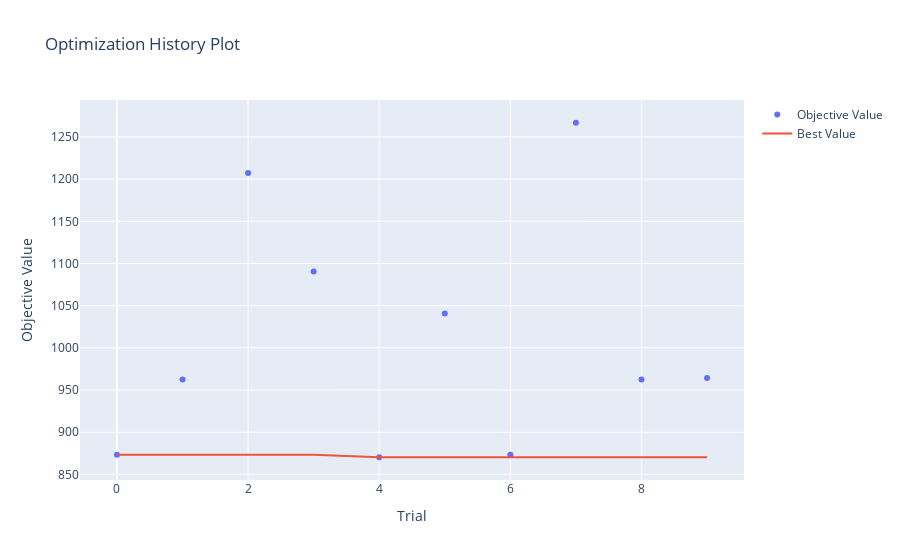
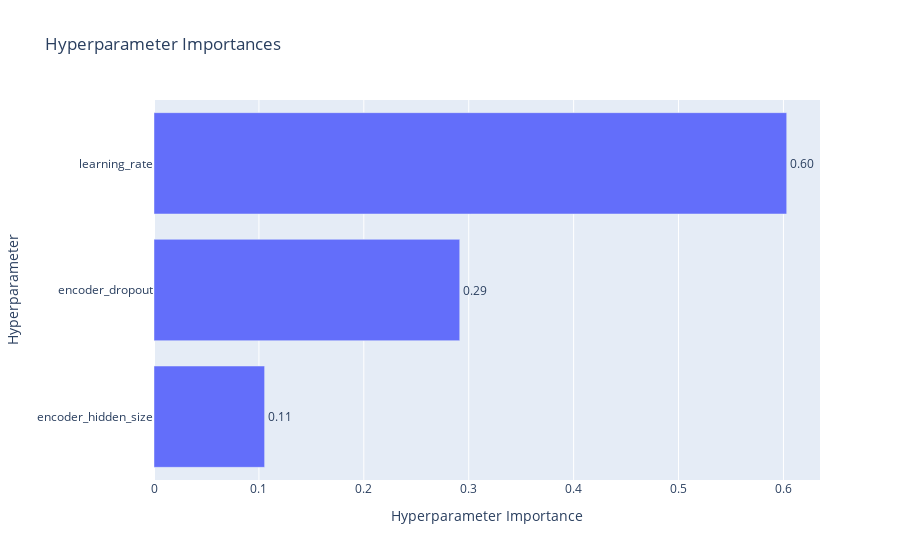
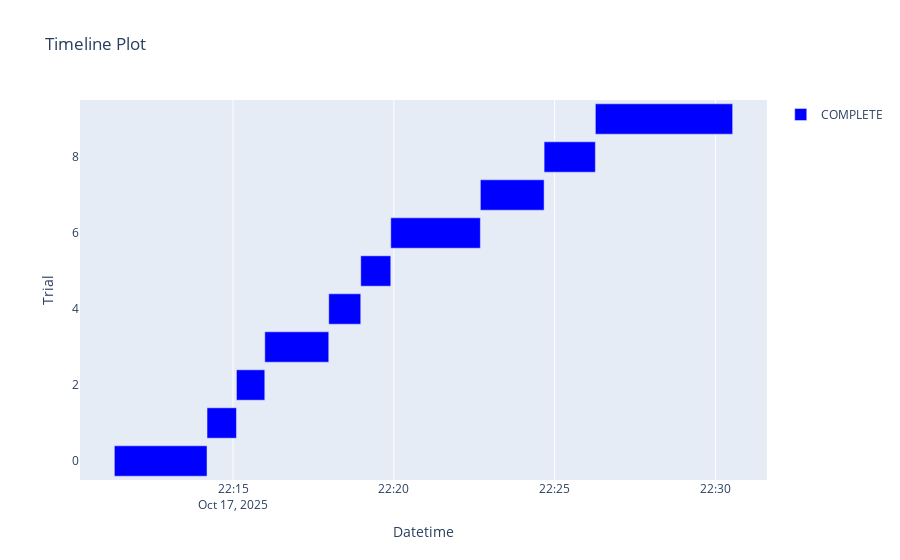
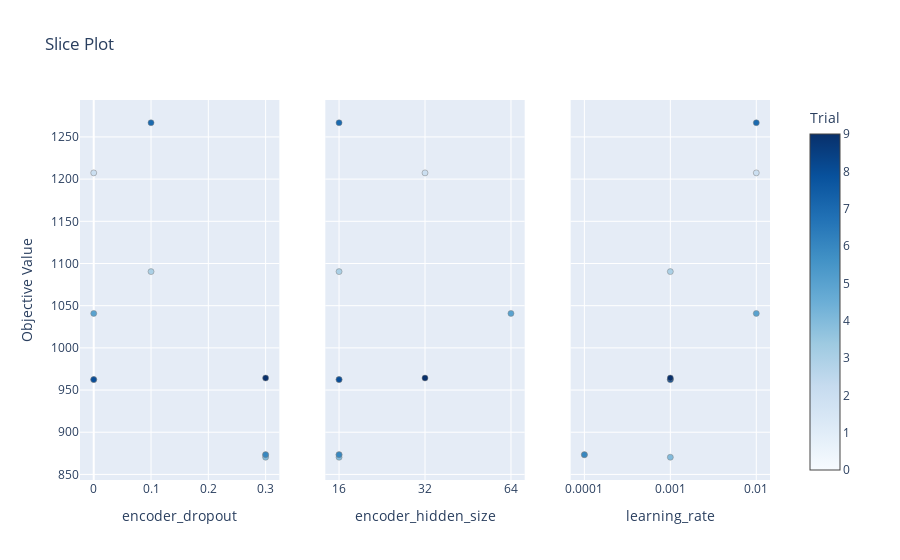

The cell these charts' notebook holds for them, in order:
### Code cell
# For NeuralForecast
nf_study = nf_hp.models[0].results

plot_optimization_history(nf_study).show()
plot_param_importances(nf_study).show()
plot_timeline(nf_study).show()
plot_slice(nf_study).show()

### Figure 1 — Plotly figure (JSON) as saved in the notebook; plotly's stock layout.template omitted (floating-point values rounded to 4 significant figures)
{"data": [{"mode": "markers", "name": "Objective Value", "type": "scatter", "x": [0, 1, 2, 3, 4, 5, 6, 7, 8, 9], "y": [873.4, 962.4, 1207.0, 1090.0, 870.3, 1041.0, 873.4, 1267.0, 962.4, 964.2]}, {"mode": "lines", "name": "Best Value", "type": "scatter", "x": [0, 1, 2, 3, 4, 5, 6, 7, 8, 9], "y": [873.4, 873.4, 873.4, 873.4, 870.3, 870.3, 870.3, 870.3, 870.3, 870.3]}, {"marker": {"color": "#cccccc"}, "mode": "markers", "name": "Infeasible Trial", "showlegend": false, "type": "scatter", "x": [], "y": []}], "layout": {"title": {"text": "Optimization History Plot"}, "xaxis": {"title": {"text": "Trial"}}, "yaxis": {"title": {"text": "Objective Value"}}}}

### Figure 2 — Plotly figure (JSON) as saved in the notebook; plotly's stock layout.template omitted (floating-point values rounded to 4 significant figures)
{"data": [{"cliponaxis": false, "hovertemplate": ["encoder_hidden_size (CategoricalDistribution): 0.10545004826110126<extra></extra>", "encoder_dropout (FloatDistribution): 0.2914412177461307<extra></extra>", "learning_rate (CategoricalDistribution): 0.603108733992768<extra></extra>"], "name": "Objective Value", "orientation": "h", "text": ["0.11", "0.29", "0.60"], "textposition": "outside", "type": "bar", "x": [0.1055, 0.2914, 0.6031], "y": ["encoder_hidden_size", "encoder_dropout", "learning_rate"]}], "layout": {"title": {"text": "Hyperparameter Importances"}, "xaxis": {"title": {"text": "Hyperparameter Importance"}}, "yaxis": {"title": {"text": "Hyperparameter"}}}}

### Figure 3 — Plotly figure (JSON) as saved in the notebook; plotly's stock layout.template omitted (floating-point values rounded to 4 significant figures)
{"data": [{"base": ["2025-10-17T22:11:18.592034", "2025-10-17T22:14:11.506894", "2025-10-17T22:15:06.412572", "2025-10-17T22:15:59.267214", "2025-10-17T22:17:58.609430", "2025-10-17T22:18:58.296762", "2025-10-17T22:19:54.319928", "2025-10-17T22:22:41.450843", "2025-10-17T22:24:40.380157", "2025-10-17T22:26:16.009063"], "hovertemplate": "%{text}<extra>COMPLETE</extra>", "marker": {"color": "blue"}, "name": "COMPLETE", "orientation": "h", "text": ["{<br>  \"number\": 0,<br>  \"values\": [<br>    873.3670654296875<br>  ],<br>  \"params\": {<br>    \"learning_rate\": 0.0001,<br>    \"encoder_hidden_size\": 16,<br>    \"encoder_dropout\": 0.3<br>  },<br>  \"user_attrs\": {<br>    \"ALL_PARAMS\": \"{'input_size': 120, 'encoder_n_layers': 2, 'encoder_hidden_size': 16, 'encoder_dropout': 0.3, 'max_steps': 43500, 'batch_size': 32, 'learning_rate': 0.0001, 'num_lr_decays': 5, 'early_stop_patience_steps': 15, 'val_check_steps': 87, 'scaler_type': 'standard', 'random_seed': 42, 'hist_exog_list': ['T [\\u00b0C]', 'StrGlo [W/m2]', 'RainDur [min]', 'Hr [%Hr]'], 'h': 30, 'loss': MAE(), 'valid_loss': MAE()}\",<br>    \"METRICS\": \"{'loss': tensor(873.3671), 'train_loss': tensor(0.2968)}\"<br>  }<br>}", "{<br>  \"number\": 1,<br>  \"values\": [<br>    962.380126953125<br>  ],<br>  \"params\": {<br>    \"learning_rate\": 0.001,<br>    \"encoder_hidden_size\": 16,<br>    \"encoder_dropout\": 0.0<br>  },<br>  \"user_attrs\": {<br>    \"ALL_PARAMS\": \"{'input_size': 120, 'encoder_n_layers': 2, 'encoder_hidden_size': 16, 'encoder_dropout': 0.0, 'max_steps': 43500, 'batch_size': 32, 'learning_rate': 0.001, 'num_lr_decays': 5, 'early_stop_patience_steps': 15, 'val_check_steps': 87, 'scaler_type': 'standard', 'random_seed': 42, 'hist_exog_list': ['T [\\u00b0C]', 'StrGlo [W/m2]', 'RainDur [min]', 'Hr [%Hr]'], 'h': 30, 'loss': MAE(), 'valid_loss': MAE()}\",<br>    \"METRICS\": \"{'loss': tensor(962.3801), 'train_loss': tensor(0.1893)}\"<br>  }<br>}", "{<br>  \"number\": 2,<br>  \"values\": [<br>    1207.3956298828125<br>  ],<br>  \"params\": {<br>    \"learning_rate\": 0.01,<br>    \"encoder_hidden_size\": 32,<br>    \"encoder_dropout\": 0.0<br>  },<br>  \"user_attrs\": {<br>    \"ALL_PARAMS\": \"{'input_size': 120, 'encoder_n_layers': 2, 'encoder_hidden_size': 32, 'encoder_dropout': 0.0, 'max_steps': 43500, 'batch_size': 32, 'learning_rate': 0.01, 'num_lr_decays': 5, 'early_stop_patience_steps': 15, 'val_check_steps': 87, 'scaler_type': 'standard', 'random_seed': 42, 'hist_exog_list': ['T [\\u00b0C]', 'StrGlo [W/m2]', 'RainDur [min]', 'Hr [%Hr]'], 'h': 30, 'loss': MAE(), 'valid_loss': MAE()}\",<br>    \"METRICS\": \"{'loss': tensor(1207.3956), 'train_loss': tensor(0.0454)}\"<br>  }<br>}", "{<br>  \"number\": 3,<br>  \"values\": [<br>    1090.3695068359375<br>  ],<br>  \"params\": {<br>    \"learning_rate\": 0.001,<br>    \"encoder_hidden_size\": 16,<br>    \"encoder_dropout\": 0.1<br>  },<br>  \"user_attrs\": {<br>    \"ALL_PARAMS\": \"{'input_size': 120, 'encoder_n_layers': 2, 'encoder_hidden_size': 16, 'encoder_dropout': 0.1, 'max_steps': 43500, 'batch_size': 32, 'learning_rate': 0.001, 'num_lr_decays': 5, 'early_stop_patience_steps': 15, 'val_check_steps': 87, 'scaler_type': 'standard', 'random_seed': 42, 'hist_exog_list': ['T [\\u00b0C]', 'StrGlo [W/m2]', 'RainDur [min]', 'Hr [%Hr]'], 'h': 30, 'loss': MAE(), 'valid_loss': MAE()}\",<br>    \"METRICS\": \"{'loss': tensor(1090.3695), 'train_loss': tensor(0.1894)}\"<br>  }<br>}", "{<br>  \"number\": 4,<br>  \"values\": [<br>    870.3497314453125<br>  ],<br>  \"params\": {<br>    \"learning_rate\": 0.001,<br>    \"encoder_hidden_size\": 16,<br>    \"encoder_dropout\": 0.3<br>  },<br>  \"user_attrs\": {<br>    \"ALL_PARAMS\": \"{'input_size': 120, 'encoder_n_layers': 2, 'encoder_hidden_size': 16, 'encoder_dropout': 0.3, 'max_steps': 43500, 'batch_size': 32, 'learning_rate': 0.001, 'num_lr_decays': 5, 'early_stop_patience_steps': 15, 'val_check_steps': 87, 'scaler_type': 'standard', 'random_seed': 42, 'hist_exog_list': ['T [\\u00b0C]', 'StrGlo [W/m2]', 'RainDur [min]', 'Hr [%Hr]'], 'h': 30, 'loss': MAE(), 'valid_loss': MAE()}\",<br>    \"METRICS\": \"{'loss': tensor(870.3497), 'train_loss': tensor(0.2622)}\"<br>  }<br>}", "{<br>  \"number\": 5,<br>  \"values\": [<br>    1040.8101806640625<br>  ],<br>  \"params\": {<br>    \"learning_rate\": 0.01,<br>    \"encoder_hidden_size\": 64,<br>    \"encoder_dropout\": 0.0<br>  },<br>  \"user_attrs\": {<br>    \"ALL_PARAMS\": \"{'input_size': 120, 'encoder_n_layers': 2, 'encoder_hidden_size': 64, 'encoder_dropout': 0.0, 'max_steps': 43500, 'batch_size': 32, 'learning_rate': 0.01, 'num_lr_decays': 5, 'early_stop_patience_steps': 15, 'val_check_steps': 87, 'scaler_type': 'standard', 'random_seed': 42, 'hist_exog_list': ['T [\\u00b0C]', 'StrGlo [W/m2]', 'RainDur [min]', 'Hr [%Hr]'], 'h': 30, 'loss': MAE(), 'valid_loss': MAE()}\",<br>    \"METRICS\": \"{'loss': tensor(1040.8102), 'train_loss': tensor(0.0178)}\"<br>  }<br>}", "{<br>  \"number\": 6,<br>  \"values\": [<br>    873.3670654296875<br>  ],<br>  \"params\": {<br>    \"learning_rate\": 0.0001,<br>    \"encoder_hidden_size\": 16,<br>    \"encoder_dropout\": 0.3<br>  },<br>  \"user_attrs\": {<br>    \"ALL_PARAMS\": \"{'input_size': 120, 'encoder_n_layers': 2, 'encoder_hidden_size': 16, 'encoder_dropout': 0.3, 'max_steps': 43500, 'batch_size': 32, 'learning_rate': 0.0001, 'num_lr_decays': 5, 'early_stop_patience_steps': 15, 'val_check_steps': 87, 'scaler_type': 'standard', 'random_seed': 42, 'hist_exog_list': ['T [\\u00b0C]', 'StrGlo [W/m2]', 'RainDur [min]', 'Hr [%Hr]'], 'h': 30, 'loss': MAE(), 'valid_loss': MAE()}\",<br>    \"METRICS\": \"{'loss': tensor(873.3671), 'train_loss': tensor(0.2968)}\"<br>  }<br>}", "{<br>  \"number\": 7,<br>  \"values\": [<br>    1266.8118896484375<br>  ],<br>  \"params\": {<br>    \"learning_rate\": 0.01,<br>    \"encoder_hidden_size\": 16,<br>    \"encoder_dropout\": 0.1<br>  },<br>  \"user_attrs\": {<br>    \"ALL_PARAMS\": \"{'input_size': 120, 'encoder_n_layers': 2, 'encoder_hidden_size': 16, 'encoder_dropout': 0.1, 'max_steps': 43500, 'batch_size': 32, 'learning_rate': 0.01, 'num_lr_decays': 5, 'early_stop_patience_steps': 15, 'val_check_steps': 87, 'scaler_type': 'standard', 'random_seed': 42, 'hist_exog_list': ['T [\\u00b0C]', 'StrGlo [W/m2]', 'RainDur [min]', 'Hr [%Hr]'], 'h': 30, 'loss': MAE(), 'valid_loss': MAE()}\",<br>    \"METRICS\": \"{'loss': tensor(1266.8119), 'train_loss': tensor(0.2135)}\"<br>  }<br>}", "{<br>  \"number\": 8,<br>  \"values\": [<br>    962.380126953125<br>  ],<br>  \"params\": {<br>    \"learning_rate\": 0.001,<br>    \"encoder_hidden_size\": 16,<br>    \"encoder_dropout\": 0.0<br>  },<br>  \"user_attrs\": {<br>    \"ALL_PARAMS\": \"{'input_size': 120, 'encoder_n_layers': 2, 'encoder_hidden_size': 16, 'encoder_dropout': 0.0, 'max_steps': 43500, 'batch_size': 32, 'learning_rate': 0.001, 'num_lr_decays': 5, 'early_stop_patience_steps': 15, 'val_check_steps': 87, 'scaler_type': 'standard', 'random_seed': 42, 'hist_exog_list': ['T [\\u00b0C]', 'StrGlo [W/m2]', 'RainDur [min]', 'Hr [%Hr]'], 'h': 30, 'loss': MAE(), 'valid_loss': MAE()}\",<br>    \"METRICS\": \"{'loss': tensor(962.3801), 'train_loss': tensor(0.1893)}\"<br>  }<br>}", "{<br>  \"number\": 9,<br>  \"values\": [<br>    964.2490844726562<br>  ],<br>  \"params\": {<br>    \"learning_rate\": 0.001,<br>    \"encoder_hidden_size\": 32,<br>    \"encoder_dropout\": 0.3<br>  },<br>  \"user_attrs\": {<br>    \"ALL_PARAMS\": \"{'input_size': 120, 'encoder_n_layers': 2, 'encoder_hidden_size': 32, 'encoder_dropout': 0.3, 'max_steps': 43500, 'batch_size': 32, 'learning_rate': 0.001, 'num_lr_decays': 5, 'early_stop_patience_steps': 15, 'val_check_steps': 87, 'scaler_type': 'standard', 'random_seed': 42, 'hist_exog_list': ['T [\\u00b0C]', 'StrGlo [W/m2]', 'RainDur [min]', 'Hr [%Hr]'], 'h': 30, 'loss': MAE(), 'valid_loss': MAE()}\",<br>    \"METRICS\": \"{'loss': tensor(964.2491), 'train_loss': tensor(0.1878)}\"<br>  }<br>}"], "textposition": "none", "type": "bar", "x": [172900.0, 54910.0, 52850.0, 119300.0, 59690.0, 56020.0, 167100.0, 118900.0, 95630.0, 256100.0], "y": [0, 1, 2, 3, 4, 5, 6, 7, 8, 9]}], "layout": {"showlegend": true, "title": {"text": "Timeline Plot"}, "xaxis": {"title": {"text": "Datetime"}, "type": "date"}, "yaxis": {"title": {"text": "Trial"}}}}

### Figure 4 — Plotly figure (JSON) as saved in the notebook; plotly's stock layout.template omitted (floating-point values rounded to 4 significant figures)
{"data": [{"marker": {"color": [0, 1, 2, 3, 4, 5, 6, 7, 8, 9], "colorbar": {"title": {"text": "Trial"}, "x": 1, "xpad": 40}, "colorscale": [[0, "rgb(247,251,255)"], [0.125, "rgb(222,235,247)"], [0.25, "rgb(198,219,239)"], [0.375, "rgb(158,202,225)"], [0.5, "rgb(107,174,214)"], [0.625, "rgb(66,146,198)"], [0.75, "rgb(33,113,181)"], [0.875, "rgb(8,81,156)"], [1, "rgb(8,48,107)"]], "line": {"color": "Grey", "width": 0.5}, "showscale": true}, "mode": "markers", "name": "Feasible Trial", "showlegend": false, "type": "scatter", "x": [0.3, 0, 0, 0.1, 0.3, 0, 0.3, 0.1, 0, 0.3], "xaxis": "x", "y": [873.4, 962.4, 1207.0, 1090.0, 870.3, 1041.0, 873.4, 1267.0, 962.4, 964.2], "yaxis": "y"}, {"marker": {"color": [0, 1, 2, 3, 4, 5, 6, 7, 8, 9], "colorbar": {"title": {"text": "Trial"}, "x": 1, "xpad": 40}, "colorscale": [[0, "rgb(247,251,255)"], [0.125, "rgb(222,235,247)"], [0.25, "rgb(198,219,239)"], [0.375, "rgb(158,202,225)"], [0.5, "rgb(107,174,214)"], [0.625, "rgb(66,146,198)"], [0.75, "rgb(33,113,181)"], [0.875, "rgb(8,81,156)"], [1, "rgb(8,48,107)"]], "line": {"color": "Grey", "width": 0.5}, "showscale": false}, "mode": "markers", "name": "Feasible Trial", "showlegend": false, "type": "scatter", "x": [16, 16, 32, 16, 16, 64, 16, 16, 16, 32], "xaxis": "x2", "y": [873.4, 962.4, 1207.0, 1090.0, 870.3, 1041.0, 873.4, 1267.0, 962.4, 964.2], "yaxis": "y2"}, {"marker": {"color": [0, 1, 2, 3, 4, 5, 6, 7, 8, 9], "colorbar": {"title": {"text": "Trial"}, "x": 1, "xpad": 40}, "colorscale": [[0, "rgb(247,251,255)"], [0.125, "rgb(222,235,247)"], [0.25, "rgb(198,219,239)"], [0.375, "rgb(158,202,225)"], [0.5, "rgb(107,174,214)"], [0.625, "rgb(66,146,198)"], [0.75, "rgb(33,113,181)"], [0.875, "rgb(8,81,156)"], [1, "rgb(8,48,107)"]], "line": {"color": "Grey", "width": 0.5}, "showscale": false}, "mode": "markers", "name": "Feasible Trial", "showlegend": false, "type": "scatter", "x": [0.0001, 0.001, 0.01, 0.001, 0.001, 0.01, 0.0001, 0.01, 0.001, 0.001], "xaxis": "x3", "y": [873.4, 962.4, 1207.0, 1090.0, 870.3, 1041.0, 873.4, 1267.0, 962.4, 964.2], "yaxis": "y3"}], "layout": {"title": {"text": "Slice Plot"}, "xaxis": {"anchor": "y", "domain": [0, 0.2889], "title": {"text": "encoder_dropout"}}, "xaxis2": {"anchor": "y2", "categoryarray": [16, 32, 64], "categoryorder": "array", "domain": [0.3556, 0.6444], "title": {"text": "encoder_hidden_size"}, "type": "category"}, "xaxis3": {"anchor": "y3", "categoryarray": [0.0001, 0.001, 0.01], "categoryorder": "array", "domain": [0.7111, 1], "title": {"text": "learning_rate"}, "type": "category"}, "yaxis": {"anchor": "x", "domain": [0, 1], "title": {"text": "Objective Value"}}, "yaxis2": {"anchor": "x2", "domain": [0, 1], "matches": "y", "showticklabels": false}, "yaxis3": {"anchor": "x3", "domain": [0, 1], "matches": "y", "showticklabels": false}}}
